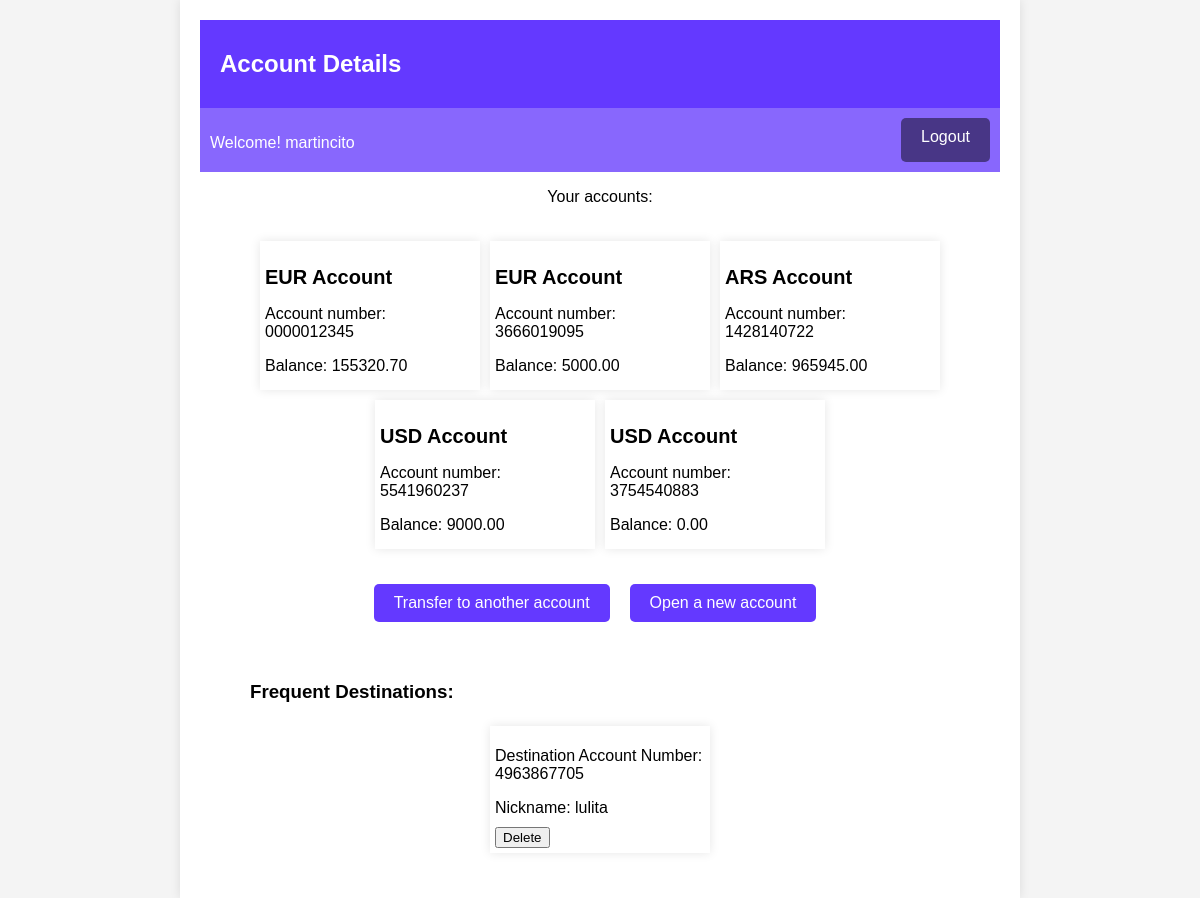
Before: /accounts/account/ (signed in) with the older database file.
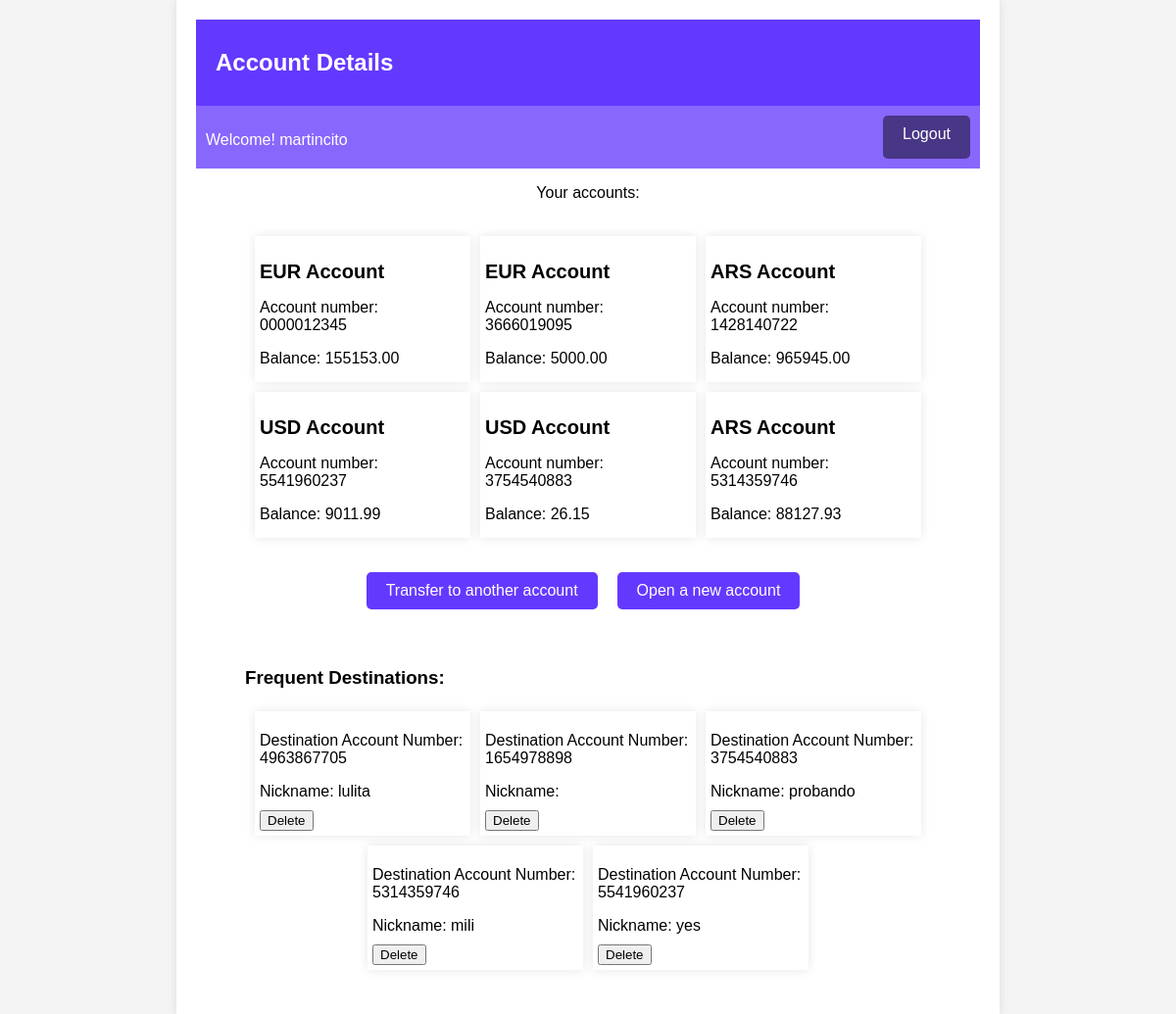
After: the same page with the newer database file.
### accounts/models.py (models this page shows, shortened)
class Account(models.Model):
    user = models.ForeignKey(User, on_delete=models.CASCADE)
    balance = MoneyField(max_digits=10, decimal_places=2, default=0.00, default_currency='USD')
    account_number = models.CharField(max_length=10, unique=True)
    currency = models.CharField(max_length=3)

class TransferDestination(models.Model):
    user_profile = models.ForeignKey(UserProfile, on_delete=models.CASCADE)
    destination_account_number = models.CharField(max_length=20)
    nickname = models.CharField(max_length=50)

### accounts/views.py (the view)
# urls.py: path('account/', views.account_details, name='account_details'),
@login_required
def account_details(request):
    user_accounts = Account.objects.filter(user=request.user)
    user_profile = UserProfile.objects.get(user=request.user)
    frequent_destinations = TransferDestination.objects.filter(user_profile=user_profile)
    return render(request, 'account_details.html', {'user_accounts': user_accounts, 'frequent_destinations': frequent_destinations})

### accounts/templates/account_details.html (shortened to what this page needs)
<!DOCTYPE html>
<html>
  <head>
    {% load static %}
    <link rel="stylesheet" type="text/css" href="{% static 'css/common.css' %}" />
    <link rel="stylesheet" type="text/css" href="{% static 'css/account_details.css' %}" />
  </head>
  <body>
    <div class="main-container">
        <h1>Account Details</h1>
      <div class="bar">
      {% if user_accounts %}
        <p id="bar">Welcome! {{ user_accounts.first.user.username }}</p>
      {% endif %}
      <a id="bar-button" href="{% url 'logout' %}">Logout</a>
      </div>
      <p id="subtitle">Your accounts:</p>
      <div class="accounts-container">
        {% for account in user_accounts %}
          <div class="individual-account-container">
            <h2>{{ account.currency }} Account</h2>
            <p>Account number: {{ account.account_number }}</p>
            <p>Balance: {{ account.balance }}</p>
          </div>
        {% endfor %}
        <br />
        <div class="buttons-container">
          <a href="{% url 'make_transaction' %}">Transfer to another account</a><br />
          <a href="{% url 'open_new_account' %}">Open a new account</a><br />
        </div>
      </div>
      <div class="accounts-container">
        <h3>Frequent Destinations:</h3>
        {% if frequent_destinations %}
            {% for destination in frequent_destinations %}
            <div class="individual-account-container">
                <p>Destination Account Number: {{ destination.destination_account_number }}</p>
                <p>Nickname: {{ destination.nickname }}</p>
                <form action="{% url 'delete_frequent_destination' destination.id %}" method="post">
                  <input type="submit" value="Delete" />
                </form>
            </div>
            {% endfor %}
        {% else %}
          <p>No frequent destinations found.</p>
        {% endif %}
      </div>
    </div>
  </body>
</html>

### accounts/static/css/common.css (style rules this page uses)
body { font-family: Arial, sans-serif; margin: 0; padding: 0; background-color: #f4f4f4; }
.main-container { max-width: 800px; margin-bottom: 30px; margin: 0 auto; padding: 20px; background-color: #fff; box-shadow: 0 0 10px rgba(0, 0, 0, 0.1); }
h1 { font-size: 24px; margin-bottom: 20px; background-color: #6439FF; color: #fff; padding: 30px 20px; margin: 0; }
h2 { font-size: 20px; margin-top: 20px; margin-bottom: 10px; }
p { margin-bottom: 10px; }
a { text-decoration: none; color: #0366d6; }
form { display: inline; margin: 0; padding: 0; }
input[type="submit"] { cursor: pointer; }
.bar { display: flex; justify-content: space-between; background-color: #8867fd; color: #fff; padding: 10px 10px; margin:0; }
#bar-button { display: inline-block; padding: 10px 20px; text-decoration: none; background-color: #483686; color: #fff; border: none; border-radius: 5px; cursor: pointer; transition: background-color 0.3s; }

### accounts/static/css/account_details.css (style rules this page uses)
h1 { background-color: #6439FF; color: #fff; padding: 30px 20px; margin:0; }
#subtitle { display: flex; justify-content: center; }
.accounts-container, .frequent-destinations-container { display: flex; flex-wrap: wrap; justify-content: center; max-width: 700px; margin: 0 auto; padding: 20px; background-color: #fff; }
.individual-account-container { max-width: 30%; box-shadow: 0 0 10px rgba(0, 0, 0, 0.1); margin: 5px 5px; padding: 5px 5px; }
h3 { width: 100%; }
.buttons-container { margin-top: 30px; display: flex; width: 100%; gap: 10px; justify-content: center; }
.buttons-container a { display: inline-block; padding: 10px 20px; text-decoration: none; background-color: #6439FF; color: #fff; border: none; border-radius: 5px; cursor: pointer; transition: background-color 0.3s; }

Changed rows visible on the page:
changed Account "martincito": balance "155320.70" → "155153.00"
changed Account (number 4 of 6 on the later page): balance "9000.00" → "9011.99"
changed Account (number 5 of 6 on the later page): balance "0.00" → "26.15"
added Account: currency "ARS", account_number "5314359746", balance "88127.93"
added TransferDestination: destination_account_number "1654978898"
added TransferDestination: destination_account_number "3754540883", nickname "probando"
added TransferDestination: destination_account_number "5314359746", nickname "mili"
added TransferDestination: destination_account_number "5541960237", nickname "yes"
